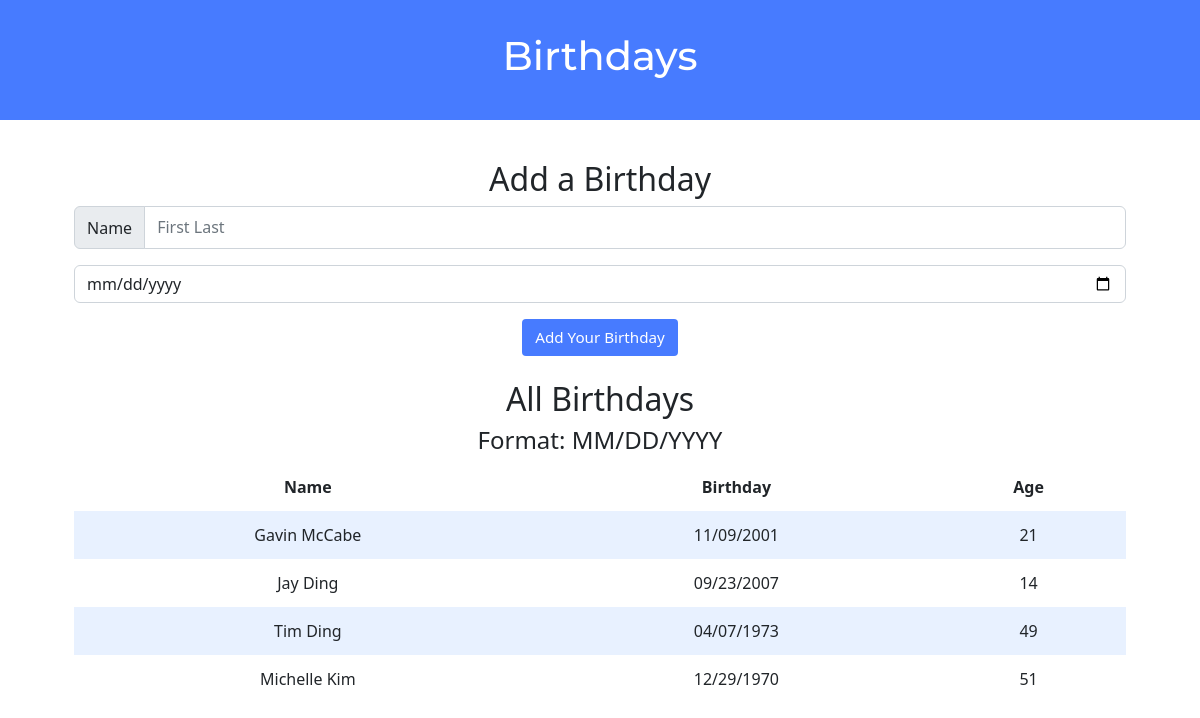
Before: / with the older database file.
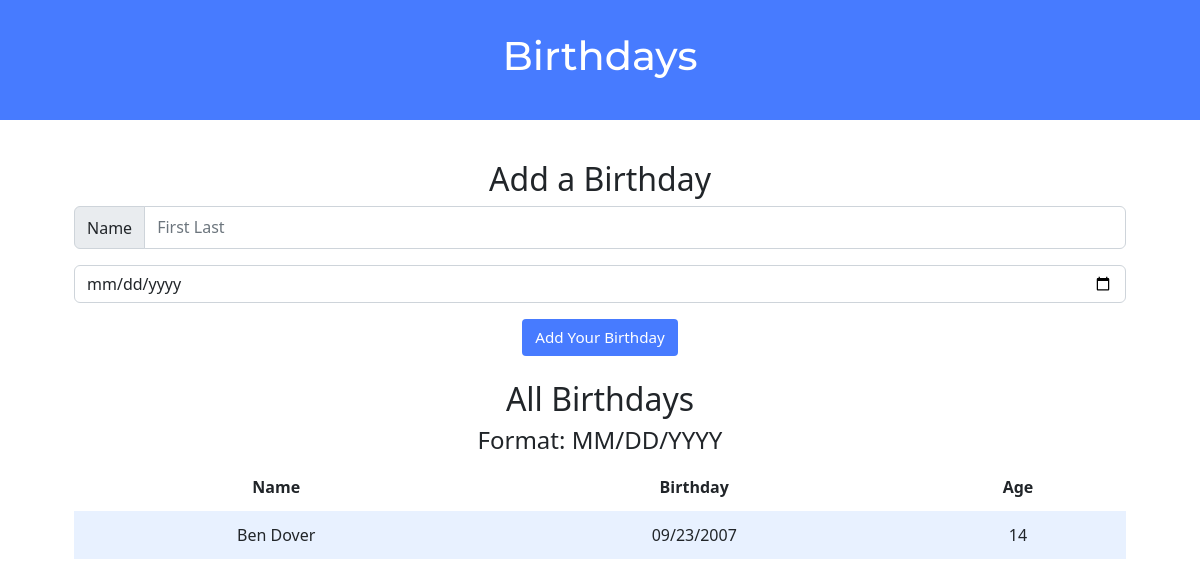
After: the same page with the newer database file.
### tables this page shows
CREATE TABLE 'birthdays' (
    id INTEGER,
    name TEXT,
    month INTEGER,
    day INTEGER, 'year'  INTEGER , 'age'  INTEGER ,
    PRIMARY KEY(id)
);

### app/main.py (the view)
@app.route("/", methods=["GET", "POST"])
def index():
    if request.method == "POST":
        error = ""
        name = request.form.get("name")
        date = request.form.get("date")
        if not name:
            error = "Missing name!"
        elif not date:
            error = "Missing date!"
        else:
            month, day, year = date.split("-")[1], date.split("-")[2], date.split("-")[0]
            names = list(db.execute("SELECT name FROM birthdays"))
            names = [i[0] for i in names]
            age = dt.today().year - int(year)
            if int(month) > dt.today().month or (int(month) == dt.today().month and int(day) > dt.today().day):
                    age -= 1
            if name in names:
                db.execute(
                    f"""
                    UPDATE birthdays
                    SET month = {month}, day = {day}, year = {year}, age = {age}
                    WHERE name = '{name}'
                    """
                )
                error = "Updated birthday."
            else:
                db.execute(
                    """
                    INSERT INTO birthdays (name, month, day, year, age) VALUES(?, ?, ?, ?, ?)
                    """,
                    name,
                    month,
                    day,
                    year,
                    age,
                )
                error = "Added birthday!"
        birthdays = db.execute("SELECT * FROM birthdays")
        return render_template("index.html", message=error, birthdays=birthdays)
    else:
        birthdays = db.execute("SELECT * FROM birthdays")
        return render_template("index.html", birthdays=birthdays)

### app/main.py (called while the page is built)
@app.after_request
def after_request(response):
    response.headers["Cache-Control"] = "no-cache, no-store, must-revalidate"
    response.headers["Expires"] = 0
    response.headers["Pragma"] = "no-cache"
    return response

### app/templates/index.html (shortened to what this page needs)
<!DOCTYPE html>
<html lang="en">
    <head>
        <link href="/static/styles.css" rel="stylesheet">
        <link href="https://cdn.jsdelivr.net/npm/bootstrap@5.2.0-beta1/dist/css/bootstrap.min.css" rel="stylesheet">
    </head>
    <body>
        <div class="header">
            <h1>Birthdays</h1>
        </div>
        <div class="container">
            <div class="section">
                <h2>Add a Birthday</h2>
                <form action="/" method="POST">
                    <div class="input-group mb-3">
                        <span class="input-group-text">Name</span>
                        <input name="name" type="text" class="form-control" placeholder="First Last" aria-label="Name" aria-describedby="name" id="name">
                    </div>
                    <div class="input-group mb-3">
                        <input name="date" type="date" class="form-control" placeholder="Date" aria-label="Date" aria-describedby="date" id="date">
                    </div>
                    <input type="submit" id="submitbtn" class="btn" value="Add Your Birthday" style="background-color: #477bff; color: #ffffff;">
                </form>
            </div>
            <div class="section">
                <h2>All Birthdays</h2>
                <h4>Format: MM/DD/YYYY</h4>
                <table>
                    <thead>
                        <tr>
                            <th>Name</th>
                            <th>Birthday</th>
                            <th>Age</th>
                        </tr>
                    </thead>
                    <tbody>
                        {% for birthday in birthdays %}
                        <tr>
                            <td>{{ birthday.name }}</td>
                            <td>{{ (birthday.month|string).zfill(2) }}/{{ (birthday.day|string).zfill(2) }}/{{ birthday.year }}</td>
                            <td>{{ birthday.age }}</td>
                        </tr>
                        {% endfor %}
                    </tbody>
                </table>
            </div>
        </div>
    </body>
</html>

### app/static/styles.css (style rules this page uses)
body { background-color: #fff; color: #212529; font-size: 1rem; font-weight: 400; line-height: 1.5; margin: 0; text-align: left; font-family: 'Montserrat', sans-serif; }
.container { margin-left: auto; margin-right: auto; padding-left: 15px; padding-right: 15px; text-align: center; width: 90%; }
.header { background-color: #477bff; color: #fff; margin-bottom: 2rem; padding: 2rem 1rem; text-align: center; }
.section { padding-bottom: 1rem; padding-left: 2rem; padding-right: 2rem; padding-top: 0.5rem; }
h1 { font-family: 'Montserrat', sans-serif; font-size: 48px; }
button, input[type="submit"] { background-color: #d9edff; border: 1px solid transparent; border-radius: 0.25rem; font-size: 0.95rem; font-weight: 400; line-height: 1.5; padding: 0.375rem 0.75rem; text-align: center; transition: color 0.15s ease-in-out, background-color 0.15s ease-in-out, border-color 0.15s ease-in-out, box-shadow 0.15s ease-in-out; vertical-align: middle; }
input[type="text"], input[type="number"] { line-height: 1.8; width: 25%; }
table { background-color: transparent; margin-bottom: 1rem; width: 100%; }
table th, table td { padding: 0.75rem; vertical-align: middle; }
tbody tr:nth-of-type(odd) { background-color: rgb(179, 208, 255, 0.3) }

Changed rows visible on the page:
removed birthdays: name "Jay Ding", month "09", day "23", year "2007", age "14"
removed birthdays: name "Tim Ding", month "04", day "07", year "1973", age "49"
removed birthdays: name "Michelle Kim", month "12", day "29", year "1970", age "51"
changed birthdays: name "Gavin McCabe" → "Ben Dover"; month "11" → "09"; day "09" → "23"; year "2001" → "2007"; age "21" → "14"
